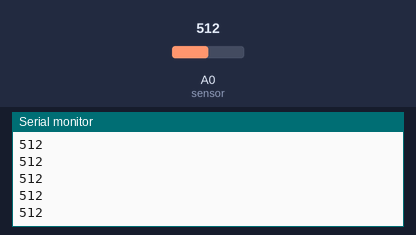
The sketch below on a simulated ESP8266 (NodeMCU). Parts: the last lines printed to the serial monitor. The test bench sets the inputs (shaded band); at power-on: A0 (sensor) = 512. WiFi joins after 1.5 s; servers stay silent unless stated.

Above: at 3.0 s.
3.1 s: A0 (sensor) set to 716
At 3.7 s:
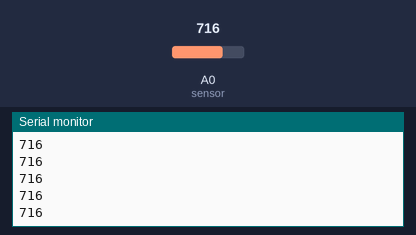
4.6 s: A0 (sensor) set to 900
At 5.3 s:
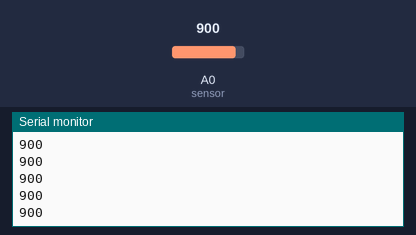
Timing chart, 0 to 7.6 s (numbered marks = the images above; inputs shaded):
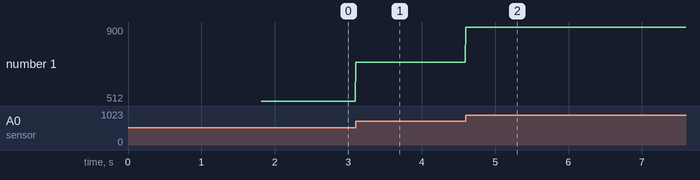

The sketch:

Connecting_To_WiFi.ino
```cpp
#include<ESP8266WiFi.h>
#include<BlynkSimpleEsp8266.h>

char auth[]="authid";
const char *ssid = "yourssid";
const char *pass = "yourpswd";

void setup() {

Serial.begin(9600);
delay(10);
digitalWrite(LED_BUILTIN, HIGH);
Serial.println("Connecting to....");
Serial.println(ssid);

WiFi.begin(ssid, pass);

while(WiFi.status() !=WL_CONNECTED)
{
  delay(500);
  Serial.print(".");
}
Serial.println("WiFi Connected");
Blynk.begin(auth,ssid,pass);

}

void loop() {
   int sensorData = analogRead(A0); //reading the sensor on A0
  Blynk.virtualWrite(V5, sensorData); //sending to Blynk
  Serial.println(sensorData);
Blynk.run();

}
```

Measured:
- after the input at 3.1 s, the serial monitor: prints a new line at once (image 1)
- after the input at 4.6 s, the serial monitor: prints a new line at once (image 2)
- plotted number 1: 512 → 716 after the input at 3.1 s, 716 → 900 after the input at 4.6 s
